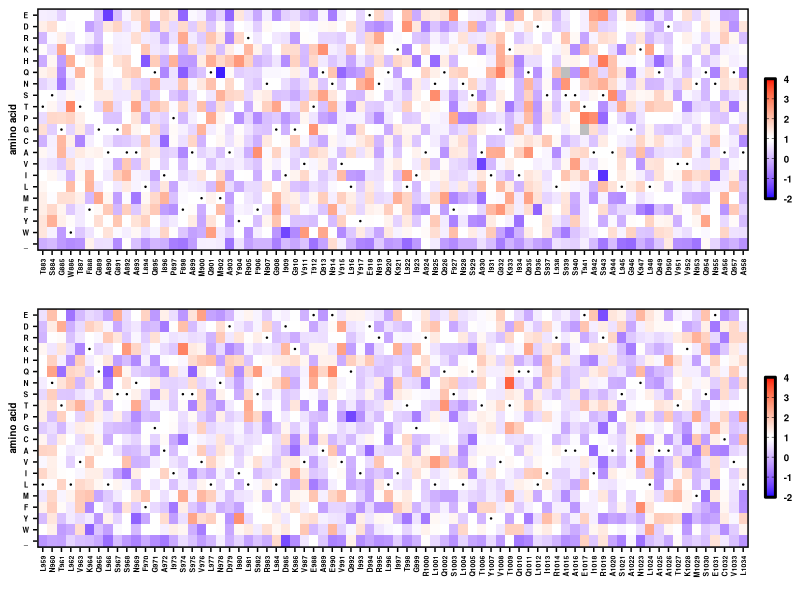

This figure's R source:
#R code
library(ggplot2)
library(scales)
library(RColorBrewer)
library(readr)
library(tidyr)
library(reshape)
library(stringr)
library(dplyr)
library(gridExtra)
library(stringr)
require(cowplot)

plot_fitness_heatmap <- function(fitness_table, WTresibox, start_resi, end_resi, range_min, range_max){
  textsize <- 5
  fitness_table <- fitness_table %>%
                     filter(Pos >= start_resi & Pos <= end_resi)
  WTresibox     <- WTresibox %>%
                     filter(Pos >= start_resi & Pos <= end_resi) %>%
                     mutate(x=x-min(x)+1)
  p <-  ggplot() +
          geom_tile(data=fitness_table,aes(x=resi,y=aa,fill=parameter)) +
          scale_fill_gradientn(colours=c("blue","white","white","white","red"),
                limits=c(range_min, range_max),
                values=rescale(c(range_min, 0.9, 1, 1.1, range_max)),
                breaks=seq(range_min, range_max,1),
                labels=as.character(seq(range_min, range_max,1)),
                guide="colorbar",
                na.value="grey") +
          theme_cowplot(12) +
          theme(plot.background = element_rect(fill = "white"),
                axis.text=element_text(size=textsize,face="bold",colour = 'black'),
                axis.text.x=element_text(angle=90,hjust=1,vjust=0.5,colour = 'black'),
                axis.text.y=element_text(hjust=0.5,vjust=0.5,colour = 'black'),
                axis.title=element_text(size=7,face="bold"),
                axis.line = element_line(colour = 'black', size = 0),
                panel.border = element_rect(colour = "black", fill=NA, size=1)) +
          guides(fill = guide_colorbar(title.theme=element_text(size=7,face="bold",colour='black',hjust=0.5),
                                       label.theme=element_text(size=7,face="bold",colour='black'),
                                       frame.colour="black",
                                       frame.linewidth = 1,
                                       ticks = TRUE,
                                       ticks.colour = "black",
                                       barwidth = 0.5, barheight = 6, title="")) +
          geom_point(data=WTresibox, aes(x=x, y=y), color='black', size=0.2) +
          xlab("") +
          ylab("amino acid")
  }

aa_level <- rev(c('E','D','R','K','H','Q','N','S','T','P','G','C','A','V','I','L','M','F','Y','W','_'))

start_pos <- 883
end_pos   <- 1034

fitness_table <- read_tsv('result/S2_HR1_DMS_scores.tsv') %>%
  filter(!grepl('silent',mut_class)) %>%
  filter(!grepl('WT',mut_class)) %>%
  mutate(resi=str_sub(mut,1,-2)) %>%
  mutate(aa=str_sub(mut,-1,-1)) %>%
  filter(aa %in% aa_level) %>%
  mutate(aa=factor(aa,levels=aa_level)) %>%
  mutate(resi=factor(resi,levels=unique(resi))) %>%
  complete(resi, aa) %>%
  mutate(Pos=str_sub(resi,2,-1)) %>%
  mutate(Pos=as.numeric(as.character(Pos))) %>%
  arrange(Pos) %>%
  #mutate(parameter=exp_score) %>% #adjust to select the parameter of interest
  mutate(parameter=fus_score) %>% #adjust to select the parameter of interest
  mutate(parameter=case_when(str_sub(resi,1,1)==aa ~ 1, TRUE ~ parameter)) %>% #Set WT parameter (usually 0 or 1)
  mutate(Mutation=paste(resi,aa,sep='')) %>%
  select(Mutation, resi, Pos, aa, parameter)

range_min <- floor(min(fitness_table$parameter, na.rm = TRUE))
range_max <- ceiling(max(fitness_table$parameter, na.rm = TRUE))

WTresibox  <- fitness_table %>%
  select(resi,Pos) %>%
  unique() %>%
  mutate(WT_resi=str_sub(resi,1,1)) %>%
  mutate(x=seq(1,end_pos-start_pos+1)) %>%
  mutate(y=match(WT_resi,aa_level)) %>%
  select(resi,WT_resi,Pos,x, y)

p1 <- plot_fitness_heatmap(fitness_table, WTresibox, 883,958, range_min, range_max)
p2 <- plot_fitness_heatmap(fitness_table, WTresibox, 959,1034, range_min, range_max)
p <- grid.arrange(p1, p2, nrow=2)
#ggsave('graph/S2_HR1_exp_heatmap.png',p,width=5.5, height=4, dpi=300)
ggsave('graph/S2_HR1_fus_heatmap.png',p,width=5.5, height=4, dpi=300)
